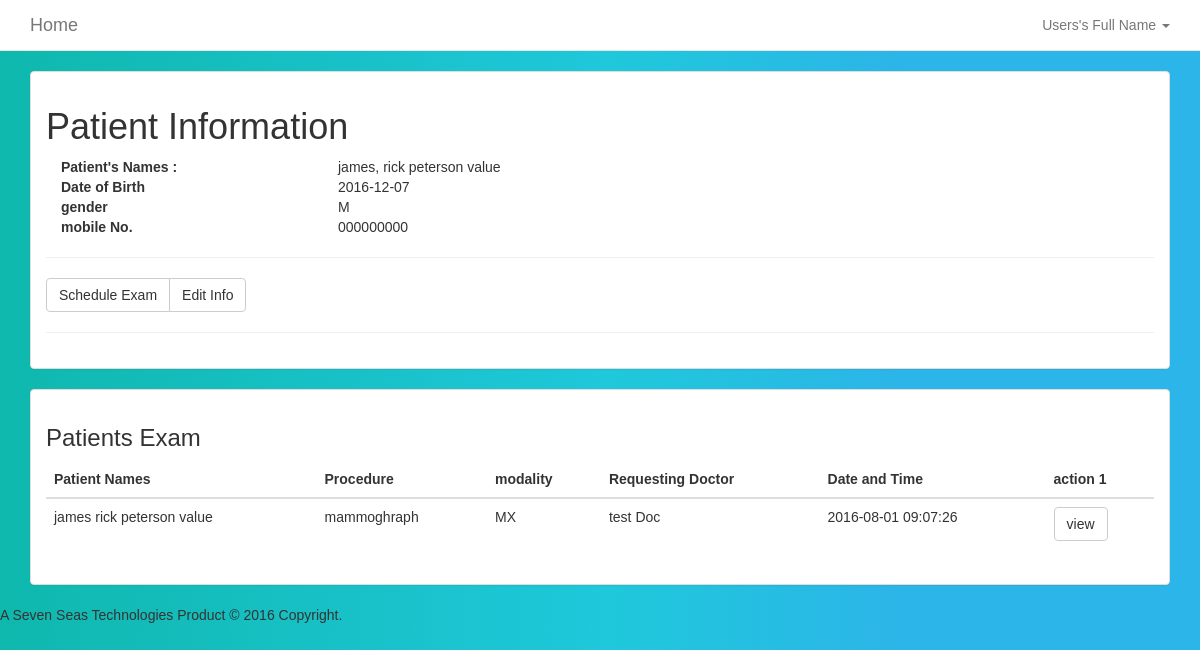
Screenshot of /patientinfo?id=578df1530ed11 (signed in) with the database file from the repository.
### tables this page shows
CREATE TABLE `patient_details` (
  `patient_id` varchar(30) NOT NULL,
  `patient_name` varchar(50) NOT NULL,
  `birthday` date NOT NULL,
  `phonenumber` varchar(50) NOT NULL,
  `national_id` varchar(50) NOT NULL,
  `status` varchar(11) NOT NULL,
  `gender` varchar(10) NOT NULL,
  `created_at` timestamp NOT NULL DEFAULT CURRENT_TIMESTAMP
);

CREATE TABLE `exam_info` (
  `exam_id` varchar(30) NOT NULL,
  `performer_id` varchar(30) NOT NULL,
  `patient_id` varchar(30) NOT NULL,
  `req_physician` varchar(50) NOT NULL,
  `modality` varchar(2) NOT NULL,
  `exam_name` varchar(50) NOT NULL,
  `exam_reason` text NOT NULL,
  `receipt` varchar(20) NOT NULL,
  `amount` int(11) NOT NULL,
  `created_at` timestamp NOT NULL DEFAULT CURRENT_TIMESTAMP ON UPDATE CURRENT_TIMESTAMP,
  `exam_done` tinyint(4) NOT NULL,
  `report_done` tinyint(4) NOT NULL
);

### app/conn_db.php (called while the page is built, shortened)
<?php
$conn = "";
function affected() {
    global $conn, $rows_affected;
    $rows_affected = mysqli_affected_rows($conn);
    if ($rows_affected < 1) {
        $error_sql ="No information added to or retreived from database. Try checking your parameters" . "<br>";
        error_handler($error_sql, mysqli_errno($conn), mysqli_error($conn));
        return 0;
    }
    else {
        return $rows_affected;
    }
}
function db_query($sql) {
    global $conn;
    $result = $conn->query($sql);
    if ($result == FALSE) {
        $error_sql = "Error querying db, check sql statement" . "<br>";
        error_handler($error_sql, mysqli_errno($conn), mysqli_error($conn));
    }
    else {
        return $result;
    }
}
?>

### views_user/patientinfo.php (the view)
<?php
 $identification = $_GET['id'];
$sql_patient = "SELECT * FROM patient_details WHERE patient_id = '$identification'";
$a_patient = db_query($sql_patient);
$this_patient = $a_patient->fetch_assoc();
$name = explode(" ", $this_patient["patient_name"], 3);
$sql_schedule = "SELECT exam_info.exam_id, patient_details.patient_name, exam_info.req_physician, exam_info.exam_name, exam_info.modality, exam_info.created_at  FROM exam_info INNER JOIN patient_details ON exam_info.patient_id=patient_details.patient_id where exam_info.patient_id='$identification'";
$schedule = db_query($sql_schedule);
?>
<div class="section">
  <div class="container">
           <div class="panel panel-default panel-faded">
                <div class="panel-body">
    <div class="row">
      <div class="col-md-12">
        <h1>Patient Information</h1>
      </div>
    </div>
    <div class="row">
      <div class="col-md-12">
         <div class="col-md-3">
        <dt>Patient's Names :</dt>
        </div>
        <div class="col-md-9">
        <dd><?php echo $name[0] . ", " . $name[1] . " " . $name[2];?></dd>
        </div>
        <div class="col-md-3">
              <dt>Date of Birth</dt>
        </div>
        <div class="col-md-9">
              <dd><?php echo $this_patient["birthday"];?></dd>
        </div>
        <div class="col-md-3">
              <dt>gender</dt>
        </div>
        <div class="col-md-9">
              <dd><?php echo $this_patient["gender"];?></dd>
        </div>
        <div class="col-md-3">
              <dt>mobile No.</dt>
        </div>
        <div class="col-md-9">
              <dd><?php echo $this_patient["phonenumber"];?></dd>
        </div>
      </div>
    </div>
    <div class="row">
      <div class="col-md-12">
        <hr>
      </div>
    </div>
        <div class="row">
          <div class="col-md-12">
            <div class="btn-group">
              <a href="newexam?patient_id=<?php echo $identification ?>" class="btn btn-default">Schedule Exam</a>
              <a href="edit-patient?id=<?php echo $identification;?>" class="btn btn-default">Edit Info</a>
            </div>
          </div>
        </div>
    <div class="row">
      <div class="col-md-12">
        <hr>
      </div>
    </div>
      </div>
    </div>
  </div>
</div>
<div class="section">
      <div class="container">
           <div class="panel panel-default panel-faded">
                <div class="panel-body">
        <div class="row">
          <div class="col-md-12">
            <h3>Patients Exam</h3>
          </div>
      <div class="col-md-12">
        <table class="table">
          <thead>
            <tr>
              <th>Patient Names</th>
              <th>Procedure</th>
              <th>modality</th>
              <th>Requesting Doctor</th>
              <th>Date and Time</th>
              <th>action 1</th>
            </tr>
          </thead>
          <tbody>
            <?php
             while ($row = $schedule->fetch_assoc()) {
                ?>
            <tr>
            <td><?php echo $row["patient_name"]?></td>
            <td><?php echo $row["exam_name"]?></td>
            <td><?php echo $row["modality"]?></td>
            <td><?php echo $row["req_physician"]?></td>
            <td><?php echo $row["created_at"]?></td>
            <td><a class="btn btn-default" href="examinfo?id=<?php echo $row['exam_id'];?>">view</a></td>
            </tr>
            <?php }
            ?>
          </tbody>
        </table>
      </div>
    </div>
  </div>
</div>
</div>
</div>

### assets/css/style.css (style rules this page uses)
body { background:linear-gradient(90deg, #0fb8ad 0%, #1fc8db 51%, #2cb5e8 75%); font-family: Arial,sans-serif; }

### rows the page displays
patient_details: patient_name "james", patient_name "rick", patient_name "peterson value", birthday "2016-12-07", gender "M", phonenumber "000000000"
exam_info: patient.patient_name "james rick peterson value", exam_name "mammoghraph", modality "MX", req_physician "test Doc", created_at "2016-08-01 09:07:26"

### other values shown
$_SESSION["full_name"] "Users's Full Name"
